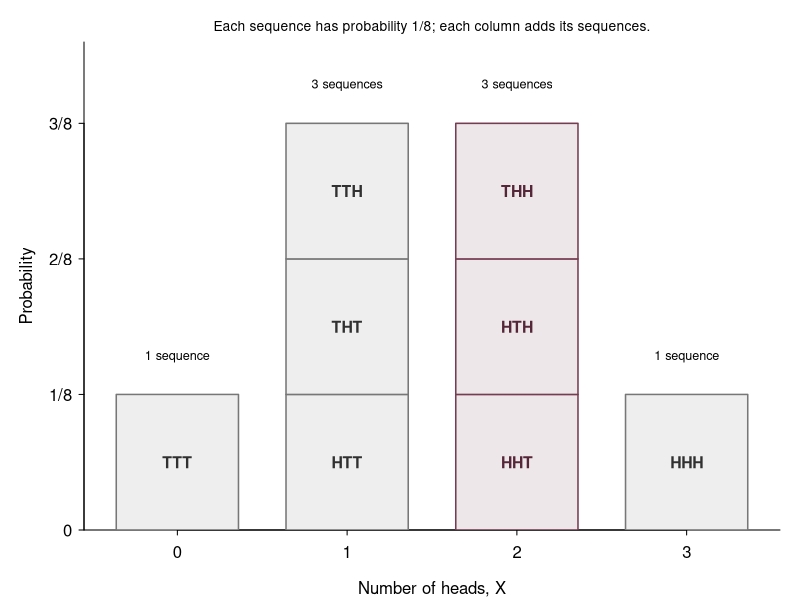

R code for this plot:
# Reproduce the compact counting illustration in the existing binomial example.
# All eight sequences are theoretical outcomes of three independent fair tosses.
out <- 'assets/inferential-statistics/binomial-three-toss-arrangements.svg'
svg(out, width=7.2, height=3.05, pointsize=15, bg='white')
par(mar=c(3.5,4.2,2.1,1),mgp=c(2.4,.6,0),tcl=-.25,family='sans')
plot(NA, xlim=c(-.55,3.55), ylim=c(0,.45), xaxs='i',yaxs='i',
     xaxt='n',yaxt='n', xlab='Number of heads, X',ylab='Probability',bty='l')
axis(1,at=0:3)
axis(2,at=(0:3)/8,labels=c('0','1/8','2/8','3/8'),las=1)
groups <- list('TTT',c('HTT','THT','TTH'),c('HHT','HTH','THH'),'HHH')
for (k in 0:3) {
  sequences <- groups[[k+1]]
  for (j in seq_along(sequences)) {
    rect(k-.36,(j-1)/8,k+.36,j/8,
         col=if(k==2)'#EEE7EA' else '#EEEEEE',
         border=if(k==2)'#763D52' else '#777777',lwd=1.5)
    text(k,(j-.5)/8,sequences[j],cex=.95,
         col=if(k==2)'#542638' else '#303030',font=2)
  }
  text(k,length(sequences)/8+.035,
       if(length(sequences)==1)'1 sequence' else '3 sequences',cex=.76)
}
mtext('Each sequence has probability 1/8; each column adds its sequences.',side=3,line=.35,cex=.83)
dev.off()
stopifnot(identical(lengths(groups),c(1L,3L,3L,1L)), choose(3,2)==3,
          choose(10,2)==45, abs(dbinom(2,3,.5)-3/8)<1e-12)
